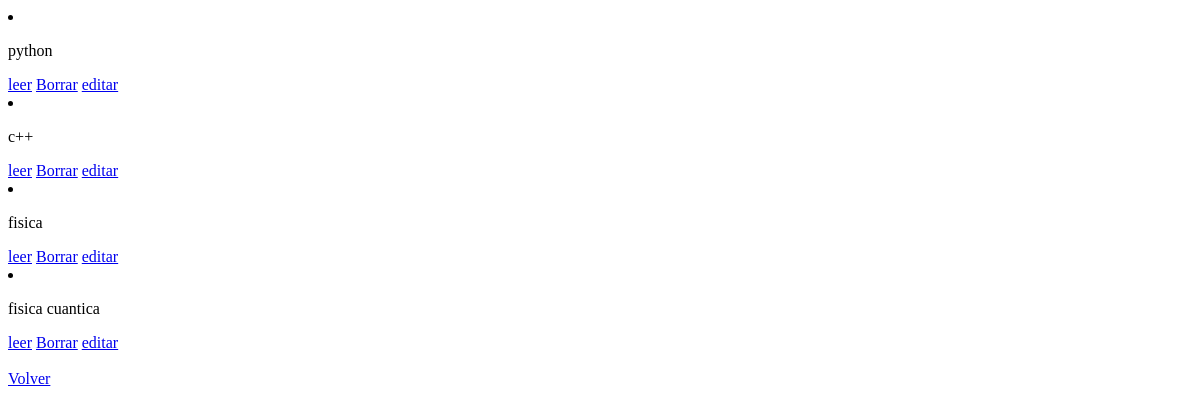
Page /Blog/post/list/ (signed in) on the earlier database version.
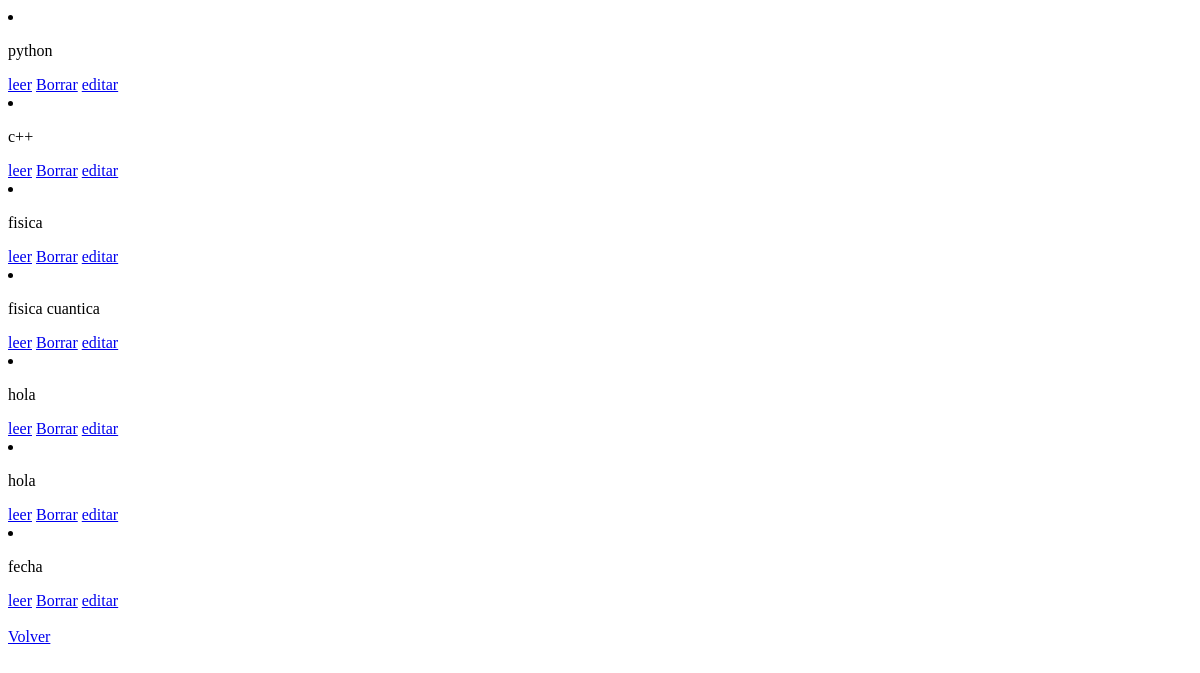
Same page on the later database version.
### Blog/models.py (models this page shows, shortened)
class Posteo(models.Model):
    autor = models.ForeignKey(User , on_delete=models.CASCADE)
    fecha = models.DateTimeField(default=timezone.now)
    titulo = models.CharField(max_length=20)
    subtitulo = models.CharField(max_length=20)
    post = models.CharField(max_length=200)
    imagen = models.ImageField(upload_to='img' , null = True , blank = True)

### Blog/views.py (the view)
# urls.py: path('post/list/',BlogList.as_view() , name='blogList'),
class BlogList(LoginRequiredMixin,ListView):
    model = Posteo
    template_name = 'Blog/blogList.html'

### Blog/templates/Blog/blogList.html (shortened to what this page needs)
<!DOCTYPE html>
<html lang="en">
<head>
</head>
<body>
    {% for post in object_list %}
    <li>
        <p>{{post.titulo}}</p>
        <a href="{% url 'Blog:detalle' post.id %}">leer</a>
        {% if request.user == post.autor %}
        <a href="{% url 'Blog:delete' post.id %}">Borrar</a>
        <a href="{% url 'Blog:editarPost' post.titulo %}">editar</a>
        {% endif %}
    </li>
    {% endfor%}
    <br>
    <a href="{% url 'Blog:post' %}">Volver</a>
</body>
</html>

Differences in the rows shown:
added Posteo: titulo "hola", shows "Borrar"
added Posteo: titulo "hola", shows "Borrar"
added Posteo: titulo "fecha", shows "Borrar"
